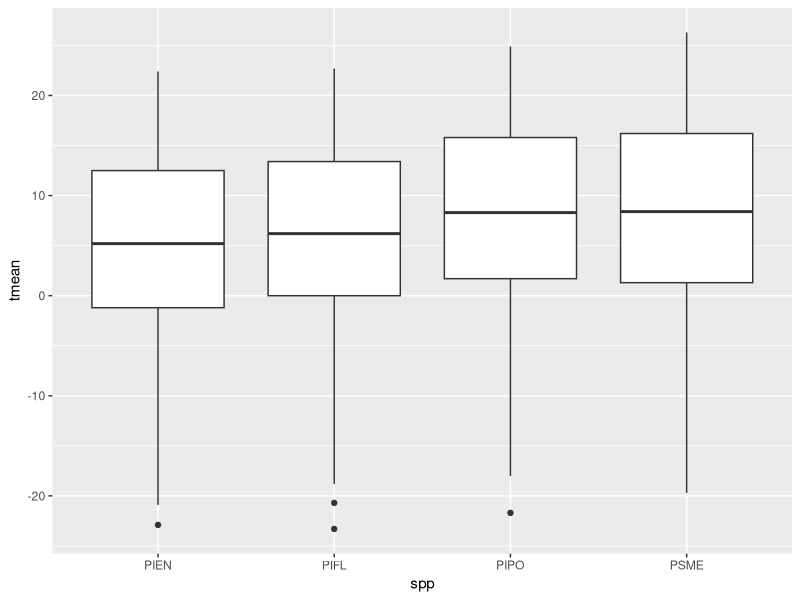
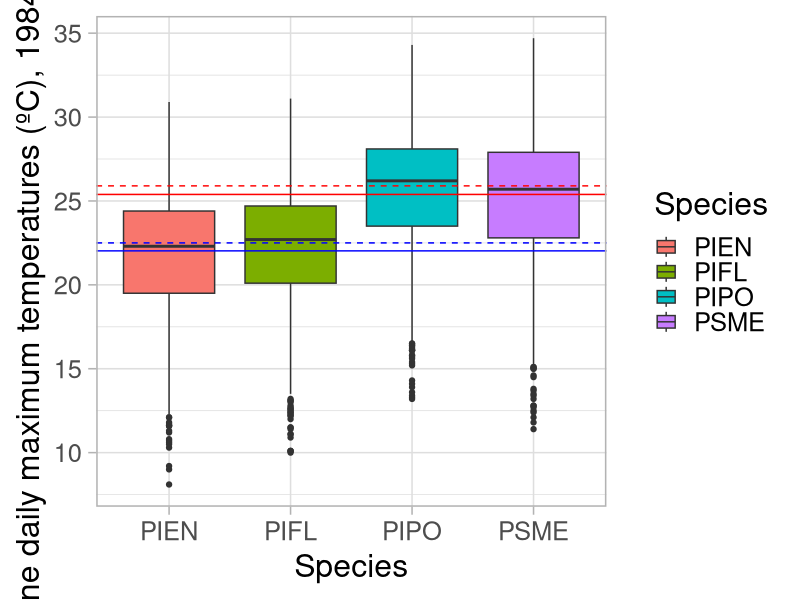
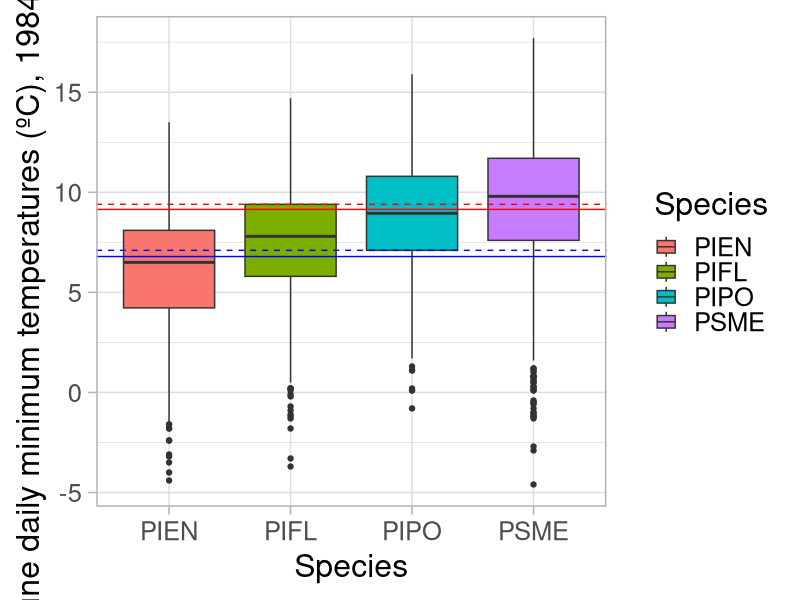
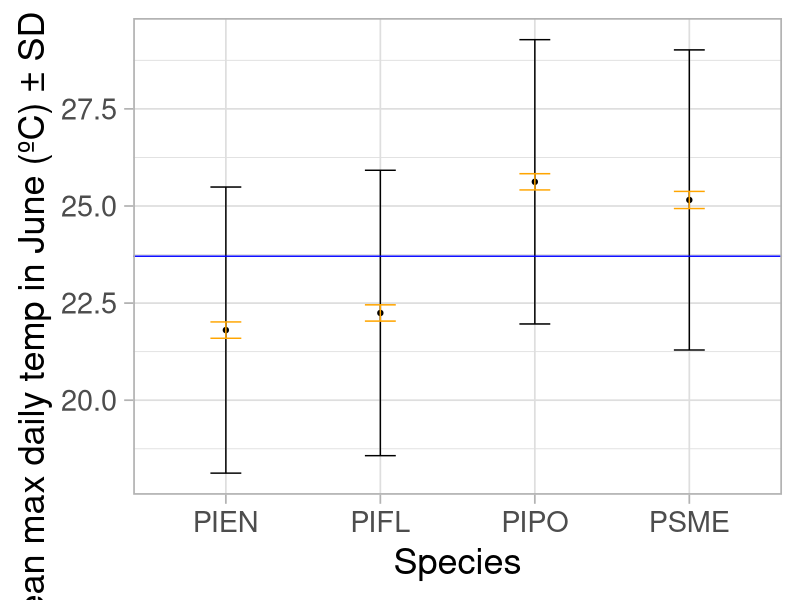
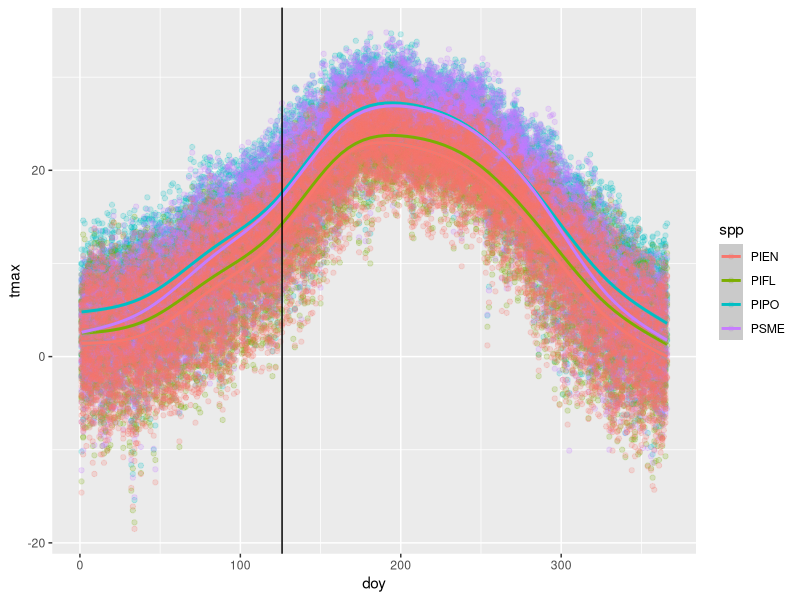
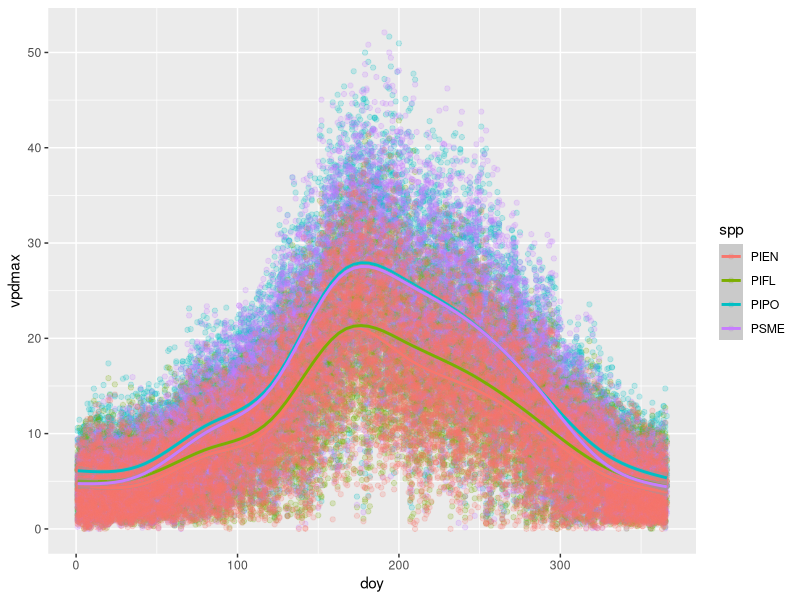
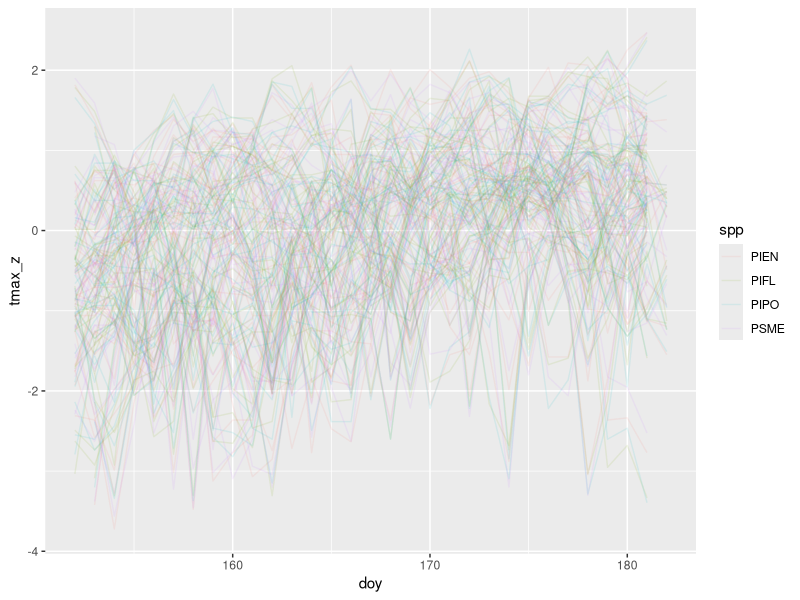
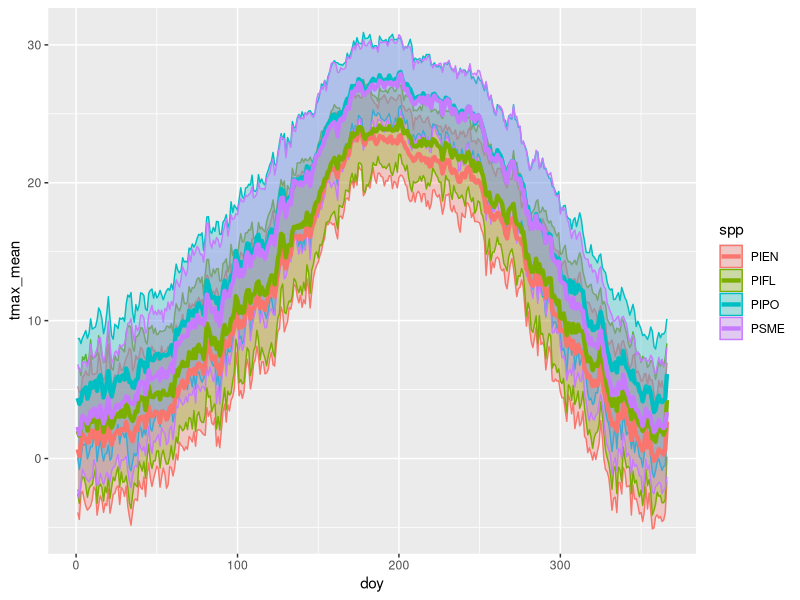

Source code (R) for these figures, in order: (Note: this script raises an error after producing the figures.)
library(tidyverse)
options(digits = 10)


# DAILY data acquired from PRISM explorer (https://prism.oregonstate.edu/explorer/) on Thursday, June 19th, 2025
# see acquisition parameters in original CSVs

#Ponderosa Pine (PIPO)
pipo <- read_csv("data/Provenance/PIPO_Daily.csv", skip = 10)
#names(pipo) <- pipo[1,1:4]
#pipo <- pipo[-1,]
pipo$spp <- "PIPO"

#Limber Pine (PIFL)
pifl <- read_csv("data/Provenance/PIFL_Daily.csv", skip = 10)
# # names(pifl) <- pifl[1,1:4]
# pifl <- pifl[-1,]
pifl$spp <- "PIFL"

#Douglas Fir (PSME)
psme <- read_csv("data/Provenance/PSME_Daily.csv", skip = 10)
# names(psme) <- psme[1,1:4]
# psme <- psme[-1,]
psme$spp <- "PSME"

#Engelmann Spruce (PIEN)
pien <- read_csv("data/Provenance/PIEN_Daily.csv", skip = 10)
# names(pien) <- pien[1,1:4]
# pien <- pien[-1,]
pien$spp <- "PIEN"

prov_clim <- rbind(pipo, pifl, psme, pien) %>% 
  mutate(doy = yday(Date),
    year = as.numeric(substr(Date, 1, 4)),
    month = month(Date))
names(prov_clim) <- c("date", "tmin", "tmean", "tmax", "vpdmin", "vpdmax",
                      "spp", "doy", "year", "month")
# prov_clim <- prov_clim %>% 
#   mutate(tmean = as.numeric(tmean))

# avg_clim <- prov_clim %>% 
#   group_by(year) %>% 
#   summarise(temp = mean(tmean))

# let's get some z-scores

ggplot(filter(prov_clim), aes(x = spp, y = tmean))+
  geom_boxplot()

pien6 <- filter(prov_clim, month == 6 & spp == "PIEN")
pifl6 <- filter(prov_clim, month == 6 & spp == "PIFL")
pipo6 <- filter(prov_clim, month == 6 & spp == "PIPO")
psme6 <- filter(prov_clim, month == 6 & spp == "PSME")

mat <- prov_clim %>% 
  group_by(spp) %>% 
  summarise(mat = mean(tmean, na.rm = T))

loel6 <- rbind(pipo6, psme6)
hiel6 <- rbind(pien6, pifl6)

#Max:
ggplot(filter(prov_clim, month == 6))+
  # \geom_boxplot(aes(x = spp, y = tmin, fill = spp), alpha = 0.5)+
  geom_boxplot(aes(x = spp, y = tmax, fill = spp))+
  geom_hline(aes(yintercept = mean(loel6$tmax, na.rm = T)), color = "red")+
  geom_hline(aes(yintercept = mean(hiel6$tmax, na.rm = T)), color = "blue")+
  geom_hline(aes(yintercept = median(loel6$tmax, na.rm = T)), color = "red", linetype = 2)+
  geom_hline(aes(yintercept = median(hiel6$tmax, na.rm = T)), color = "blue", linetype = 2)+
  theme_light(base_size = 23)+
  labs(x = "Species",
       y = "June daily maximum temperatures (ºC), 1984 - 2024", fill = "Species")
# send this to don & dave

#Min:
ggplot(filter(prov_clim, month == 6))+
  # \geom_boxplot(aes(x = spp, y = tmin, fill = spp), alpha = 0.5)+
  geom_boxplot(aes(x = spp, y = tmin, fill = spp))+
  geom_hline(aes(yintercept = mean(loel6$tmin, na.rm = T)), color = "red")+
  geom_hline(aes(yintercept = mean(hiel6$tmin, na.rm = T)), color = "blue")+
  geom_hline(aes(yintercept = median(loel6$tmin, na.rm = T)), color = "red", linetype = 2)+
  geom_hline(aes(yintercept = median(hiel6$tmin, na.rm = T)), color = "blue", linetype = 2)+
  theme_light(base_size = 23)+
  labs(x = "Species",
    y = "June daily minimum temperatures (ºC), 1984 - 2024", fill = "Species")


# PIPO & PSME
mean(loel6$tmax, na.rm = T) # 25.39 (25)
median(loel6$tmax, na.rm = T) # 25.39 (25)
mean(loel6$tmin, na.rm = T) # 9.15 (9)
median(loel6$tmin, na.rm = T) # 9.15 (9)

# PIEN & PIFL
mean(hiel6$tmax, na.rm = T) # 22.03 (32)
median(hiel6$tmax, na.rm = T) # 23 (25)
mean(hiel6$tmin, na.rm = T) # 6.79 (17)
median(hiel6$tmin, na.rm = T) # 9.15 (9)






june_min_mean <- prov_clim %>% 
  filter(month == 6) %>% 
  group_by(spp) %>% 
  summarise(tmin_mean = mean(tmin))
june_min_median <- prov_clim %>% 
  filter(month == 6) %>% 
  group_by(spp) %>% 
  summarise(tmin_med = median(tmin))

# ggplot()+
#   geom_point(data = june_min_mean, aes(x = spp, y = tmin_mean))+
#   geom_point(data = june_min_median, aes(x = spp, y = tmin_med))


prov_z_june <- prov_clim %>% 
  group_by(spp) %>% 
  filter(month == 6) %>% 
  summarise(tmax_mean = mean(tmax, na.rm = T), tmax_sd = sd(tmax, na.rm = T),
            n = n()) %>% 
  ungroup() %>% 
  mutate(tmax_lo = tmax_mean - 2*tmax_sd,
         tmax_hi = tmax_mean + 2*tmax_sd,
         tmax_se = tmax_sd/sqrt(n))

ggplot(prov_z_june, aes(x = spp, y = tmax_mean))+
  geom_point()+
  geom_errorbar(aes(ymin = tmax_mean - tmax_sd, ymax = tmax_mean + tmax_sd), width = 0.2)+
  geom_errorbar(aes(ymin = tmax_mean - 2*tmax_se, ymax = tmax_mean + 2*tmax_se), width = 0.2, color = "orange")+
  geom_hline(yintercept = mean(prov_z_june$tmax_mean), color = "blue")+
  labs(x = "Species", y = "Mean max daily temp in June (ºC) ± SD (± 2 SE)")+
  theme_light(base_size = 26)

mean(prov_z_june$tmax_mean)

TukeyHSD(aov(tmax ~ spp, data = filter(prov_clim, month == 6)), conf.level = 0.95, na.rm = T)


ggplot(prov_clim, aes(x = doy, y = tmax))+
  geom_point(aes(group = year, color = spp), alpha = 0.2)+
  geom_smooth(aes(group = spp, color = spp))+
  geom_vline(xintercept = 126)
ggplot(prov_clim, aes(x = doy, y = vpdmax))+
  geom_point(aes(group = year, color = spp), alpha = 0.2)+
  geom_smooth(aes(group = spp, color = spp))

prov_clim_z <- prov_clim %>% 
  filter(month == 6) %>% 
  full_join(prov_z_june, by = join_by(spp)) %>% 
  mutate(tmax_z = (tmax - tmax_mean)/tmax_sd) %>% 
  select(spp, date, year, doy, tmax_z)

ggplot(prov_clim_z, aes(x = doy, y = tmax_z, group = interaction(spp, year)))+
  geom_line(aes(color = spp), alpha = 0.1)


prov_doy_stats <- prov_clim %>% 
  group_by(spp, doy) %>% 
  summarise(tmax_mean = mean(tmax, na.rm = T), tmax_sd = sd(tmax, na.rm = T))

ggplot(na.omit(prov_doy_stats), aes(x = doy, y = tmax_mean, color = spp))+
  geom_ribbon(aes(ymin = tmax_mean - tmax_sd, ymax = tmax_mean + tmax_sd, fill = spp),
              alpha = 0.3)+
  geom_line(linewidth = 1.5)

# ggplot(prov_clim, aes(x = spp, y = tmax))+
#   geom_boxplot(aes(fill = spp))+
#   geom_hline(yintercept = mean(prov_clim$tmax), color = "red", linetype = 2)+
#   labs(x = "Species", y = "Max June Temp (ºC): 1980 - 2024",
#        fill = "Species")+
#   theme_light(base_size = 20)

ggplot(prov_clim, aes(x = spp, y = tmax))+
  geom_boxplot(aes(fill = spp))+
  geom_hline(yintercept = mean(prov_clim$tmax), color = "red", linetype = 2)+
  labs(x = "Species", y = "Max Daily Temp (ºC): 1984 - 2024",
       fill = "Species")+
  theme_light(base_size = 20)

ggplot(filter(prov_clim, month(date) == 6), aes(x = spp, y = tmax))+
  geom_boxplot(aes(fill = spp))+
  geom_hline(yintercept = mean(filter(prov_clim, month(date) == 6)$tmax), color = "red", linetype = 2)+
  labs(x = "Species", y = "Max Daily Temp in June (ºC): 1984 - 2024",
       fill = "Species")+
  theme_light(base_size = 20)

ggplot(filter(prov_clim, month %in% c(6)), aes(x = tmax))+
  geom_density(aes(color = spp), alpha = 0.4)+
  geom_vline(xintercept = median(filter(prov_clim, month == 6 & spp == "PIEN")$tmax), color = "red", linetype = 2)+
  geom_vline(xintercept = median(filter(prov_clim, month == 6 & spp == "PIFL")$tmax), color = "green4", linetype = 2)+
  geom_vline(xintercept = median(filter(prov_clim, month == 6 & spp == "PIPO")$tmax), color = "turquoise2", linetype = 2)+
  geom_vline(xintercept = median(filter(prov_clim, month == 6 & spp == "PSME")$tmax), color = "purple", linetype = 2)+
  labs(x = "Max Daily Temp (ºC): 1984 - 2024",
       color = "Species")+
  theme_light(base_size = 20)

ggplot(prov_clim, aes(x = tmax))+
  geom_histogram(aes(fill = spp), alpha = 0.4, binwidth = 0.5)+
  #geom_vline(yintercept = mean(prov_clim$tmax), color = "red", linetype = 2)+
  labs(x = "Max Daily Temp (ºC): 1984 - 2024",
       fill = "Species")+
  theme_light(base_size = 20)

mean(prov_clim$tmax)


ggplot(avg_clim, aes(x = year, y = temp))+
  geom_point()+
  geom_line()+
  geom_smooth(method = "lm")


